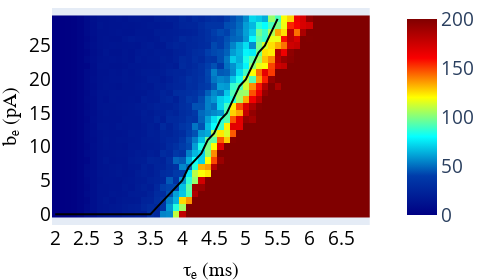

The cell this chart's notebook holds for it:
### Markdown cell above
Or you can load directly a pre-calculated array with the mean survival time (averaged over seeds) for each combination of tau/b_e :

### Code cell
load= 'tau_e'
mean_array,taus, bthr, tau_v, bvals = load_survival( load = load, precalc=True)
plot_heatmap_survival(mean_array, taus, tau_v, bvals , bthr,load = load, precalc=True, save_im=False, z_max=200, line_color='black', colorscale="jet")

### Figure 1 — Plotly figure (JSON) as saved in the notebook; plotly's stock layout.template omitted (floating-point values rounded to 4 significant figures; data arrays with more than 128 entries replaced by an {"elided": "..."} marker saying what was removed)
{"data": [{"colorbar": {"tickcolor": "black", "tickfont": {"size": 19}}, "colorscale": [[0, "rgb(0,0,131)"], [0.2, "rgb(0,60,170)"], [0.4, "rgb(5,255,255)"], [0.6, "rgb(255,255,0)"], [0.8, "rgb(250,0,0)"], [1, "rgb(128,0,0)"]], "type": "heatmap", "x": [2, 2.1, 2.2, 2.3, 2.4, 2.5, 2.6, 2.7, 2.8, 2.9, 3.0, 3.1, 3.2, 3.3, 3.4, 3.5, 3.6, 3.7, 3.8, 3.9, 4.0, 4.1, 4.2, 4.3, 4.4, 4.5, 4.6, 4.7, 4.8, 4.9, 5.0, 5.1, 5.2, 5.3, 5.4, 5.5, 5.6, 5.7, 5.8, 5.9, 6.0, 6.1, 6.2, 6.3, 6.4, 6.5, 6.6, 6.7, 6.8, 6.9], "y": [0, 1, 2, 3, 4, 5, 6, 7, 8, 9, 10, 11, 12, 13, 14, 15, 16, 17, 18, 19, 20, 21, 22, 23, 24, 25, 26, 27, 28, 29], "z": {"elided": "30x50 float values"}, "zmax": 200, "zmin": 0}, {"line": {"color": "black", "width": 2}, "mode": "lines", "showlegend": false, "type": "scatter", "x": [2, 2.1, 2.2, 2.3, 2.4, 2.5, 2.6, 2.7, 2.8, 2.9, 3.0, 3.1, 3.2, 3.3, 3.4, 3.5, 3.6, 3.7, 3.8, 3.9, 4.0, 4.1, 4.2, 4.3, 4.4, 4.5, 4.6, 4.7, 4.8, 4.9, 5.0, 5.1, 5.2, 5.3, 5.4, 5.5], "xaxis": "x", "y": [0, 0, 0, 0, 0, 0, 0, 0, 0, 0, 0, 0, 0, 0, 0, 0, 1, 2, 3, 4, 5, 7, 8, 9, 11, 12, 14, 15, 17, 19, 20, 22, 24, 25, 27, 29], "yaxis": "y"}], "layout": {"coloraxis": {"colorbar": {"title": {"side": "right"}, "x": -0.55, "y": 0.35}}, "height": 280, "margin": {"b": 0, "l": 0, "r": 0, "t": 0}, "width": 480, "xaxis": {"anchor": "y", "domain": [0, 0.94], "nticks": 16, "showgrid": false, "tickfont": {"color": "black", "size": 19}, "title": {"font": {"color": "black", "family": "Arial, sans-serif", "size": 20}, "text": "τₑ (ms)"}}, "yaxis": {"anchor": "x", "domain": [0, 1], "nticks": 10, "showgrid": false, "tickfont": {"color": "black", "size": 19}, "title": {"font": {"color": "black", "family": "Arial, sans-serif", "size": 20}, "text": "bₑ (pA)"}}, "yaxis2": {"anchor": "x", "overlaying": "y", "showgrid": false, "side": "right", "title": {"font": {"color": "black", "family": "Arial, sans-serif", "size": 20}, "text": "bₑ (pA)"}}}}
